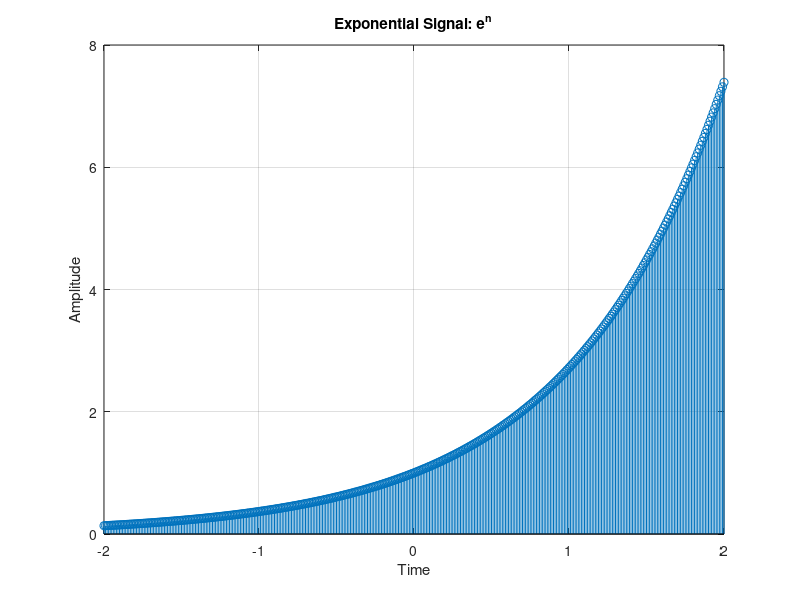

Reproduce this figure in MATLAB.
%a

% Define the time range
t = -2:0.01:2;

% Define the exponential signal
n = t;
x = exp(n);

% Plot the exponential signal using stem
stem(t, x)
title('Exponential Signal: e^n')
xlabel('Time')
ylabel('Amplitude')
grid on
